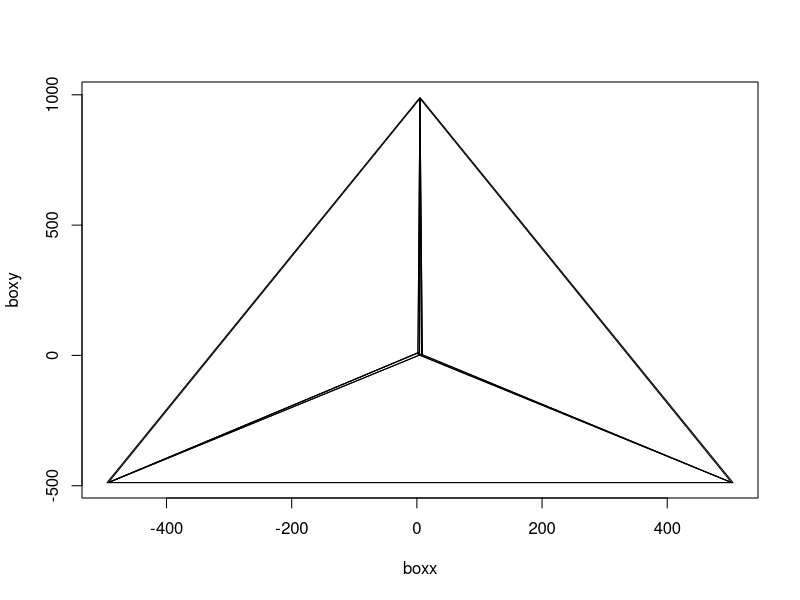

Generate this figure with R:
plot.new();
boxx<- c(5.0, -495.0,505.0, 5.0);
boxy<- c(990.0, -488.0, -488.0, 990.0);
plot (boxx, boxy, type="n");
lines (boxx, boxy);
x1360625564<- c(1.6839993,4.148158,4.928642,1.6839993);
y1360625564<- c(9.905153,1.2082952,985.8105,9.905153);
lines(x1360625564,y1360625564);
x1099449779<- c(1.6839993,4.928642,-492.86417,1.6839993);
y1099449779<- c(9.905153,985.8105,-487.80658,9.905153);
lines(x1099449779,y1099449779);
x659568621<- c(0.36108613,1.6839993,-492.86417,0.36108613);
y659568621<- c(8.522375,9.905153,-487.80658,8.522375);
lines(x659568621,y659568621);
x545354580<- c(0.36108613,-492.86417,4.148158,0.36108613);
y545354580<- c(8.522375,-487.80658,1.2082952,8.522375);
lines(x545354580,y545354580);
x122004711<- c(0.36108613,4.148158,1.6839993,0.36108613);
y122004711<- c(8.522375,1.2082952,9.905153,8.522375);
lines(x122004711,y122004711);
x97486308<- c(4.148158,-492.86417,502.72144,4.148158);
y97486308<- c(1.2082952,-487.80658,-487.80658,1.2082952);
lines(x97486308,y97486308);
x339409745<- c(8.738472,4.148158,502.72144,8.738472);
y339409745<- c(2.4518304,1.2082952,-487.80658,2.4518304);
lines(x339409745,y339409745);
x385649399<- c(8.738472,502.72144,4.928642,8.738472);
y385649399<- c(2.4518304,-487.80658,985.8105,2.4518304);
lines(x385649399,y385649399);
x891184122<- c(7.389741,8.738472,4.928642,7.389741);
y891184122<- c(5.8858232,2.4518304,985.8105,5.8858232);
lines(x891184122,y891184122);
x400619820<- c(7.389741,4.928642,4.148158,7.389741);
y400619820<- c(5.8858232,985.8105,1.2082952,5.8858232);
lines(x400619820,y400619820);
x129577033<- c(7.389741,4.148158,8.738472,7.389741);
y129577033<- c(5.8858232,1.2082952,2.4518304,5.8858232);
lines(x129577033,y129577033);
